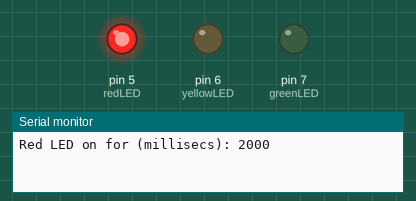
Recording of a sketch running on a simulated Arduino Uno, built with avr-gcc and run on an emulated ATmega328P. Parts: output pins drawn as LEDs (lit = HIGH), the last lines printed to the serial monitor.

Above: at 1.0 s.
At 2.5 s:
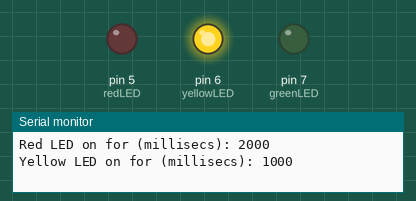
At 4.0 s:
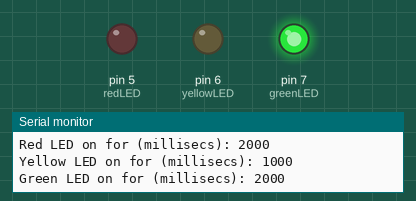
Timing chart, 0 to 7.8 s (numbered marks = the images above):
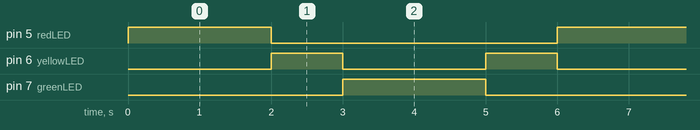

Measured:
- by itself, pin 5 (redLED), pin 7 (greenLED): alternates HIGH for 2.0 s and LOW for 4.0 s
- by itself, pin 6 (yellowLED): alternates HIGH for 1.0 s and LOW for 2.0 s
- by itself, everything shown: repeats every 6.0 s, in 4 steps

The sketch:

1.Traffic_Lights.ino
```cpp
int redLED = 5;
int yellowLED = 6;
int greenLED = 7;

int redWait = 2000;
int yellowWait = 1000;
int greenWait = 2000;
void setup() {
pinMode(redLED, OUTPUT);
pinMode(yellowLED, OUTPUT);
pinMode(greenLED, OUTPUT);
pinMode(redLED, OUTPUT);

Serial.begin(9600);
}

void redLED_On(){
  Serial.print("Red LED on for (millisecs): ");
  Serial.println(redWait);
  digitalWrite(redLED, HIGH);
  digitalWrite(yellowLED, LOW);
  digitalWrite(greenLED, LOW);
  delay(redWait);
}
void yellowLED_On(){
  Serial.print("Yellow LED on for (millisecs): ");
  Serial.println(yellowWait);
  digitalWrite(redLED, LOW);
  digitalWrite(yellowLED, HIGH);
  digitalWrite(greenLED, LOW);
  delay(yellowWait);
}

void greenLED_On(){
  Serial.print("Green LED on for (millisecs): ");
  Serial.println(greenWait);
  digitalWrite(redLED, LOW);
  digitalWrite(yellowLED, LOW);
  digitalWrite(greenLED, HIGH);
  delay(greenWait);
}
void loop() {
 redLED_On();
 yellowLED_On();
 greenLED_On();
 yellowLED_On();
}
```
